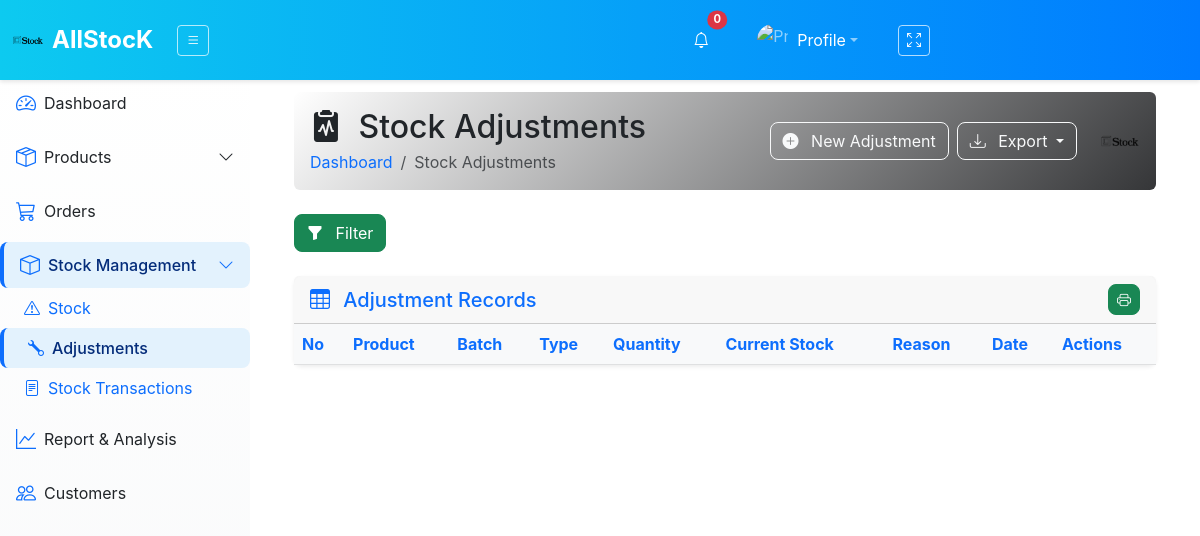
The page /stock-adjustments/ on the database as committed earlier.
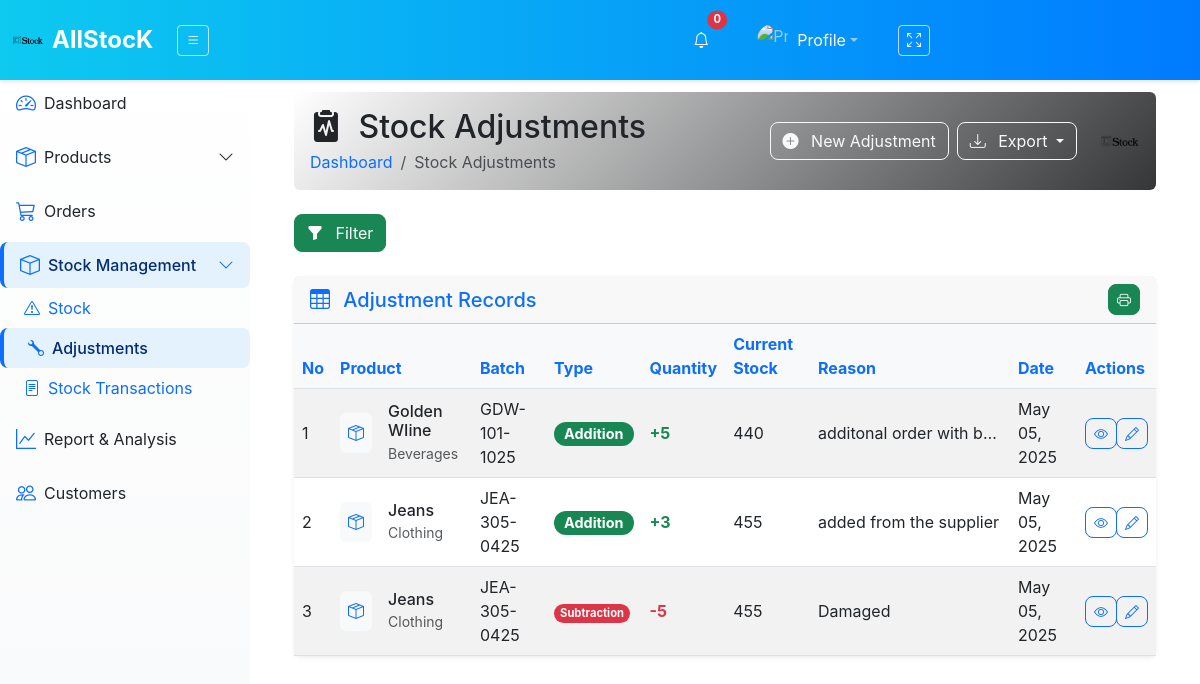
The same page on the database as committed later.
### inventory_sys/models.py (models this page shows, shortened)
class StockAdjustment(models.Model):
    ADJUSTMENT_TYPES = (
        ('add', 'Addition'),
        ('subtract', 'Subtraction')
    )
    product = models.ForeignKey(Product, on_delete=models.CASCADE)
    adjustment_type = models.CharField(max_length=20, choices=ADJUSTMENT_TYPES)
    quantity = models.IntegerField()
    reason = models.TextField()
    batch = models.ForeignKey('ProductBatch', on_delete=models.SET_NULL, null=True, blank=True)
    created_at = models.DateTimeField(default=timezone.now)

class Product(models.Model):
    product_id = models.AutoField(primary_key=True)
    name = models.CharField(max_length=100, unique=True)
    category = models.ForeignKey('Category', on_delete=models.CASCADE)
    selling_price = models.FloatField()
    units = models.CharField(max_length=50, default='pcs')
    quantity_in_stock = models.IntegerField(default=0)
    reorder_quantity = models.PositiveIntegerField(default=0)
    reorder_level = models.PositiveIntegerField(default=0)

class Category(models.Model):
    name = models.CharField(max_length=255, unique=True)
    description = models.TextField(blank=True, null=True)
    category_type = models.CharField(max_length=20, choices=CATEGORY_TYPES, default='finished_goods')
    created_at = models.DateTimeField(auto_now_add=True)

class ProductBatch(models.Model):
    product = models.ForeignKey(Product, on_delete=models.CASCADE)
    batch_sku = models.CharField(max_length=50, unique=True, null=True, blank=True)
    expiry_date = models.DateField(null=True, blank=True)
    initial_quantity = models.PositiveIntegerField()
    current_quantity = models.PositiveIntegerField()
    supplier = models.ForeignKey('Supplier', on_delete=models.CASCADE)
    buying_price = models.FloatField()
    manufacture_date = models.DateField(null=True, blank=True, default=date.today)
    stock_date = models.DateField(default=timezone.now)

### inventory_sys/views.py (the view)
# urls.py: path('stock-adjustments/', views.stock_adjustments, name='stock_adjustments'),
def stock_adjustments(request):
    selected_date = request.GET.get('date', datetime.today().strftime('%Y-%m-%d'))
    if request.method == 'POST':
        product_id = request.POST.get('product_id')
        adjustment_type = request.POST.get('adjustment_type')
        quantity = request.POST.get('quantity')
        reason = request.POST.get('reason')
        batch_id = request.POST.get('batch_sku')
        try:
            product = Product.objects.get(product_id=product_id)
        except Product.DoesNotExist:
            messages.error(request, "Product not found.")
            return redirect('stock_adjustments')
        if not quantity or not quantity.isdigit() or int(quantity) <= 0:
            messages.error(request, "Invalid quantity. Please enter a positive number.")
            return redirect('stock_adjustments')
        quantity = int(quantity)
        if adjustment_type not in ['add', 'subtract']:
            messages.error(request, "Invalid adjustment type.")
            return redirect('stock_adjustments')
        batch = None
        if batch_id:
            try:
                batch = ProductBatch.objects.get(id=batch_id)
                if adjustment_type == 'add':
                    batch.current_quantity += quantity
                    batch.save()
                elif adjustment_type == 'subtract':
                    if batch.current_quantity >= quantity:
                        batch.current_quantity -= quantity
                        batch.save()
                    else:
                        messages.error(request, "Insufficient stock in selected batch to subtract.")
                        return redirect('stock_adjustments')
            except (ProductBatch.DoesNotExist, ValueError):
                messages.error(request, "Invalid Batch ID.")
                return redirect('stock_adjustments')
        else:
            if adjustment_type == 'add':
                product.quantity_in_stock += quantity
                product.save()
            elif adjustment_type == 'subtract':
                if product.quantity_in_stock >= quantity:
                    product.quantity_in_stock -= quantity
                    product.save()
                else:
                    messages.error(request, "Insufficient product stock to subtract.")
                    return redirect('stock_adjustments')
        StockAdjustment.objects.create(
            product=product,
            adjustment_type=adjustment_type,
            quantity=quantity,
            reason=reason,
            batch=batch
        )
        messages.success(request, "Stock adjusted successfully!")
        return redirect('stock_adjustments')
    else:
        products = Product.objects.all()
        product_batches = ProductBatch.objects.all()
        stock_adjustments_qs = StockAdjustment.objects.all().select_related('product')
        start_date = request.GET.get('start_date')
        end_date = request.GET.get('end_date')
        if start_date and end_date:
            try:
                start_date = datetime.strptime(start_date, "%Y-%m-%d").date()
                end_date = datetime.strptime(end_date, "%Y-%m-%d").date()
                stock_adjustments_qs = stock_adjustments_qs.filter(
                    created_at__date__range=(start_date, end_date)
                )
            except ValueError:
                messages.error(request, "Invalid date format. Please use YYYY-MM-DD.")
                return redirect('stock_adjustments')
        else:
            today = datetime.today().date()
            stock_adjustments_qs = stock_adjustments_qs.filter(created_at__date=today)
            start_date = end_date = today
        context = {
            'stock_adjustments_list': stock_adjustments_qs,
            'selected_date': selected_date,
            'products': products,
            'product_batches': product_batches,
            'start_date': start_date,
            'end_date': end_date,
        }
        return render(request, 'InvApp/adjust.html', context)

### inventory_sys/templates/InvApp/adjust.html (shortened to what this page needs)
{% extends "InvApp/layout.html" %}
{% load static %}
{% block content %}
<div class="container-fluid pt-3">
    <div class="d-flex justify-content-between align-items-center mb-4 p-3 rounded" style="background: linear-gradient(135deg, #ffffff 0%, #353638 100%); color: #000000;">
        <div>
            <h2 class="m-0 text-dark"><i class="bi bi-clipboard2-pulse-fill me-2"></i> Stock Adjustments</h2>
            <nav aria-label="breadcrumb" class="mt-1">
                <ol class="breadcrumb bg-transparent mb-0">
                    <li class="breadcrumb-item"><a href="{% url 'home' %}" class="text-primary text-decoration-none">Dashboard</a></li>
                    <li class="breadcrumb-item active" aria-current="page">Stock Adjustments</li>
                </ol>
            </nav>
        </div>
        <div class="d-flex align-items-center gap-2">
            <button type="button" class="btn btn-outline-light rounded-3" data-bs-toggle="modal" data-bs-target="#stockAdjustmentModal">
                <i class="bi bi-plus-circle-fill me-2"></i> New Adjustment
            </button>
            <div class="dropdown">
                <button class="btn btn-outline-light rounded-3 dropdown-toggle" type="button" data-bs-toggle="dropdown">
                    <i class="bi bi-download me-2"></i> Export
                </button>
            </div>
            <img src="{% static 'images/logo-sm.png' %}" alt="Logo" style="height: 40px; opacity: 0.9; margin-left: 15px;">
        </div>
    </div>
    <div class="mb-4">
        <button class="btn btn-success rounded-3" type="button" data-bs-toggle="collapse" data-bs-target="#dateRangeCollapse" aria-expanded="{% if request.GET.start_date or request.GET.end_date %}true{% else %}false{% endif %}" aria-controls="dateRangeCollapse">
            <i class="bi bi-funnel-fill me-2"></i> Filter
        </button>
    </div>
    <div class="card border-0 shadow-sm rounded-3">
        <div class="card-header text-primary d-flex justify-content-between align-items-center">
            <h5 class="mb-0"><i class="bi bi-table me-2"></i> Adjustment Records</h5>
            <div class="d-flex gap-2">
                <button class="btn btn-sm btn-success rounded-3" id="printBtn" data-bs-toggle="tooltip" title="Print Table">
                    <i class="bi bi-printer"></i>
                </button>
            </div>
        </div>
        <div class="card-body p-0">
            <div class="table-responsive">
                    <table id="example" class="table table-hover table-striped align-middle mb-0" id="adjustmentsTable" style="width:100%">
                    <thead class="table-light">
                        <tr>
                            <th>No</th>
                            <th>Product</th>
                            <th>Batch</th>
                            <th>Type</th>
                            <th>Quantity</th>
                            <th>Current Stock</th>
                            <th>Reason</th>
                            <th>Date</th>
                            <th>Actions</th>
                        </tr>
                    </thead>
                    <tbody>
                        {% for adjustment in stock_adjustments_list %}
                        <tr>
                            <td>{{ forloop.counter }}</td>
                            <td>
                                <div class="d-flex align-items-center">
                                    <div class="flex-shrink-0">
                                        <div class="bg-light rounded-2 p-2">
                                            <i class="bi bi-box-seam text-primary"></i>
                                        </div>
                                    </div>
                                    <div class="flex-grow-1 ms-3">
                                        <h6 class="mb-0">{{ adjustment.product.name }}</h6>
                                        <small class="text-muted">{{ adjustment.product.category.name }}</small>
                                    </div>
                                </div>
                            </td>
                            <td>
                                {% if adjustment.batch.batch_sku %}
                                    {{ adjustment.batch.batch_sku }}
                                {% else %}
                                    <span class="text-muted">N/A</span>
                                {% endif %}
                            </td>
                            <td>
                                <span class="badge bg-{% if adjustment.adjustment_type == 'add' %}success{% else %}danger{% endif %} rounded-pill">
                                    {{ adjustment.get_adjustment_type_display }}
                                </span>
                            </td>
                            <td class="fw-bold {% if adjustment.adjustment_type == 'add' %}text-success{% else %}text-danger{% endif %}">
                                {% if adjustment.adjustment_type == 'add' %}+{% else %}-{% endif %}{{ adjustment.quantity }}
                            </td>
                            <td>{{ adjustment.product.quantity_in_stock }}</td>
                            <td class="text-truncate" style="max-width: 200px;" title="{{ adjustment.reason }}">
                                {{ adjustment.reason }}
                            </td>
                            <td>{{ adjustment.created_at|date:"M d, Y" }}</td>
                            <td>
                                <div class="btn-group">
                                    <button class="btn btn-sm btn-outline-primary rounded-3" data-bs-toggle="tooltip" title="View Details">
                                        <i class="bi bi-eye"></i>
                                    </button>
                                    <button class="btn btn-sm btn-outline-primary rounded-3" data-bs-toggle="modal" data-bs-target="#editAdjustmentModal{{ adjustment.id }}" title="Edit">
                                        <i class="bi bi-pencil"></i>
                                    </button>
                                </div>
                            </td>
                        </tr>
                        {% endfor %}
                    </tbody>
                </table>
            </div>
        </div>
    </div>
</div>
{% endblock %}

Rows that differ between the two databases and show on the page:
added StockAdjustment: product.name "Golden WIine", product.category.name "Beverages", batch.batch_sku "GDW-101-1025", adjustment_type "Addition", quantity "5", product.quantity_in_stock "440", reason "additonal order with b…", created_at "May 05, 2025"
added StockAdjustment: product.name "Jeans", product.category.name "Clothing", batch.batch_sku "JEA-305-0425", adjustment_type "Addition", quantity "3", product.quantity_in_stock "455", reason "added from the supplier", created_at "May 05, 2025"
added StockAdjustment: product.name "Jeans", product.category.name "Clothing", batch.batch_sku "JEA-305-0425", adjustment_type "Subtraction", quantity "5", product.quantity_in_stock "455", reason "Damaged", created_at "May 05, 2025"
